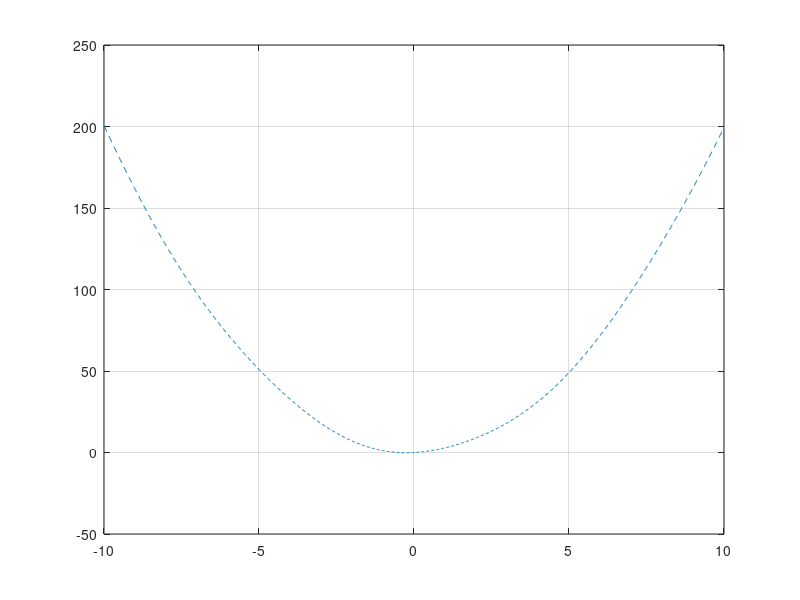

The MATLAB script that drew this image:
%Man H. Vu
%Lecture 1: Introduction to MATLAB
%Date: Monday Jan. 6th
%Basic control structure, syntax, and scripting

clear all;  %clears all stored variables on workspace before starting script
bar = 2;    %MATLAB is case sensitive

if(bar == 1)
    disp('Hello class');
else
    disp('Hello world');
end

%Use ctrl + R or ctrl + T to comment and uncomment multiple lines of code

if(bar==1)
    disp('Hello ENGR240');
elseif(bar==2)
    disp('Math is cool!');
elseif(bar==3)
    disp('Today is Monday');
else
    disp('MATLAB is fun!');
end
                           %
x = [-10:.01:10];       %vector of x values from -10 to 10 with .01 spacing
y = 0;                  %declaring y to hold function output

for i = 1:length(x)     %length(x) returns the number of values held in x
    y(i) = 2*x(i).^2 + sin(x(i));
end

plot(x,y,'--')
grid on
